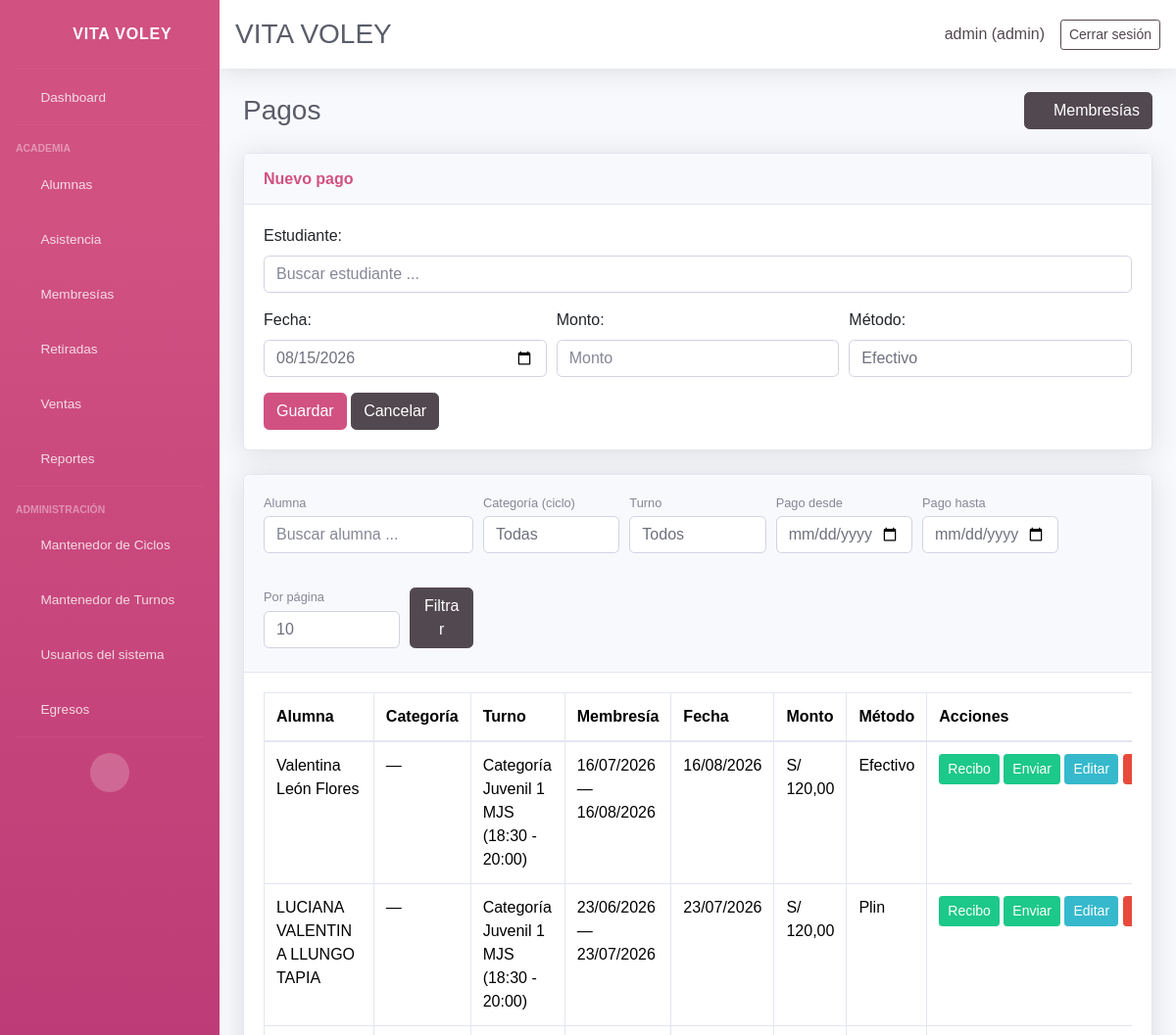
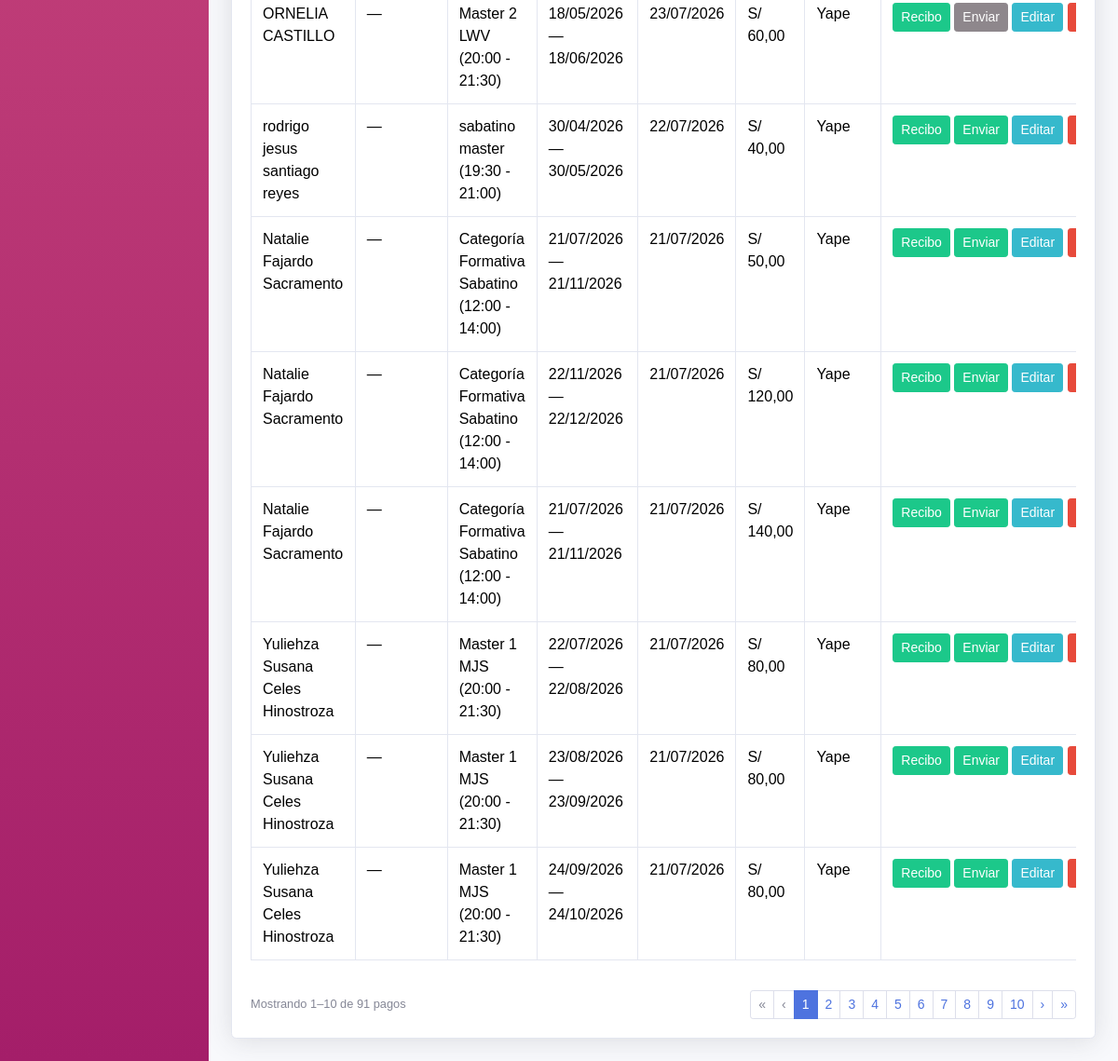
Page /memberships/payments/ (signed in) on the committed database (2 pictures, top to bottom).
### core/models.py (models this page shows, shortened)
class AuditableModel(models.Model):
    created_by = models.ForeignKey(
        settings.AUTH_USER_MODEL,
        on_delete=models.SET_NULL,
        null=True,
        blank=True,
        related_name='%(app_label)s_%(class)s_created',
        verbose_name='Creado por',
    )
    updated_by = models.ForeignKey(
        settings.AUTH_USER_MODEL,
        on_delete=models.SET_NULL,
        null=True,
        blank=True,
        related_name='%(app_label)s_%(class)s_updated',
        verbose_name='Actualizado por',
    )
    updated_at = models.DateTimeField(auto_now=True, verbose_name='Actualizado el')
    class Meta:
        abstract = True

class Payment(AuditableModel, models.Model):
    membership = models.ForeignKey(
        Membership,
        on_delete=models.CASCADE,
        related_name='payments',
        blank=True,
        null=True,
    )
    student = models.ForeignKey(Student, on_delete=models.CASCADE, related_name='payments')
    date = models.DateField(default=timezone.now)
    amount = models.DecimalField(max_digits=10, decimal_places=2)
    method = models.CharField(max_length=20, choices=PAYMENT_METHOD_CHOICES, default='efectivo')
    created_at = models.DateTimeField(default=timezone.now, verbose_name='Creado el')
    class Meta:
        ordering = ['-date']

class Student(AuditableModel, models.Model):
    ENROLLMENT_STATUS_CHOICES = ENROLLMENT_STATUS_CHOICES
    name = models.CharField(max_length=120)
    age = models.PositiveSmallIntegerField(blank=True, null=True)
    dni = models.CharField(max_length=15, blank=True, null=True)
    email = models.EmailField(blank=True, null=True)
    contact = models.CharField(max_length=200, blank=True, null=True, verbose_name='Teléfono del estudiante')
    gender = models.CharField(max_length=10, choices=GENDER_CHOICES, blank=True, null=True, verbose_name='Género')
    cycle = models.ForeignKey(
        Cycle,
        on_delete=models.SET_NULL,
        blank=True,
        null=True,
        related_name='students',
        verbose_name='Ciclo',
    )
    student_condition = models.CharField(
        max_length=20,
        choices=STUDENT_CONDITION_CHOICES,
        default='regular',
        verbose_name='Condición del alumno',
    )
    school = models.CharField(max_length=120, blank=True, null=True, verbose_name='Colegio')
    size = models.CharField(max_length=5, choices=SIZE_CHOICES, blank=True, null=True, verbose_name='Talla')
    referral_source = models.CharField(max_length=200, blank=True, null=True, verbose_name='¿Cómo se enteró de la academia?')
    uniform_delivered = models.BooleanField(default=False, verbose_name='Se entregó uniforme')
    guardian = models.CharField(max_length=120, blank=True, null=True, verbose_name='Nombre del apoderado')
    guardian_dni = models.CharField(max_length=15, blank=True, null=True, verbose_name='DNI del apoderado')
    guardian_birth_date = models.DateField(blank=True, null=True, verbose_name='Fecha de nacimiento del apoderado')
    guardian_gender = models.CharField(
        max_length=10,
        choices=GENDER_CHOICES,
        blank=True,
        null=True,
        verbose_name='Género del apoderado',
    )
    guardian_phone = models.CharField(max_length=200, blank=True, null=True, verbose_name='Teléfono del apoderado')
    address = models.TextField(blank=True, null=True)
    shift = models.ForeignKey(Shift, on_delete=models.PROTECT, blank=True, null=True, related_name='students')
    enrollment_status = models.CharField(max_length=10, choices=ENROLLMENT_STATUS_CHOICES, default='active')
    retired = models.BooleanField(default=False)
    retired_reason = models.TextField(blank=True, null=True)
    retired_at = models.DateField(blank=True, null=True)
    monthly_fee = models.DecimalField(max_digits=10, decimal_places=2, blank=True, null=True)
    enrollment_date = models.DateField(blank=True, null=True)
    membership_start = models.DateField(blank=True, null=True, verbose_name='Inicio de membresía')
    membership_end = models.DateField(blank=True, null=True, verbose_name='Fin de membresía')
    birth_date = models.DateField(blank=True, null=True)
    attendance_days = models.JSONField(default=list, blank=True)
    created_at = models.DateTimeField(auto_now_add=True)
    class Meta:
        ordering = ['name']
    @property
    def active(self):
        return not self.retired and self.enrollment_status == 'active'
    @staticmethod
    def _whatsapp_url_from_phone(phone):
        if not phone:
            return None
        digits = ''.join(ch for ch in phone if ch.isdigit())
        if not digits:
            return None
        if digits.startswith('00'):
            digits = digits[2:]
        if len(digits) == 9:
            digits = '51' + digits
        elif len(digits) == 10 and digits.startswith('0'):
            digits = '51' + digits[1:]
        if len(digits) < 9:
            return None
        return f'https://wa.me/{digits}'
    @property
    def whatsapp_url(self):
        return self._whatsapp_url_from_phone(self.guardian_phone)
    def get_shift_display(self):
        if not self.shift:
            return ''
        return str(self.shift)

class Shift(AuditableModel, models.Model):
    name = models.CharField(max_length=120)
    start_time = models.TimeField()
    end_time = models.TimeField()
    active_days = models.JSONField(default=list, blank=True)
    created_at = models.DateTimeField(auto_now_add=True)
    class Meta:
        ordering = ['name']
    @property
    def schedule(self):
        return f"{self.start_time.strftime('%H:%M')} - {self.end_time.strftime('%H:%M')}"
    def __str__(self):
        return f"{self.name} ({self.schedule})"

class Membership(AuditableModel, models.Model):
    student = models.ForeignKey(Student, on_delete=models.CASCADE, related_name='memberships')
    start_date = models.DateField()
    end_date = models.DateField()
    amount_due = models.DecimalField(max_digits=10, decimal_places=2, default=0)
    status = models.CharField(max_length=20, choices=MEMBERSHIP_STATUS_CHOICES, default='debt')
    renewed_from = models.ForeignKey(
        'self',
        on_delete=models.SET_NULL,
        blank=True,
        null=True,
        related_name='renewals',
    )
    notes = models.TextField(blank=True, null=True)
    created_at = models.DateTimeField(auto_now_add=True)
    class Meta:
        ordering = ['-start_date', '-created_at']

### core/views_membership.py (the view, shortened to what this page needs)
# urls.py: path('memberships/payments/', views_membership.membership_payments_list, name='membership_payments_list'),
@login_required(login_url='login')
def membership_payments_list(request):
    payments_qs = Payment.objects.select_related(
        'membership', 'membership__student', 'student', 'student__shift',
    ).order_by('-date')
    payments, filter_ctx = _apply_payment_list_filters(payments_qs, request)
    form = PaymentCreateForm(request.POST or None)
    page_obj, per_page = _paginate(payments, request)
    return render(request, 'core/memberships/payments_list.html', {
        'page_obj': page_obj,
        'per_page': per_page,
        'page_sizes': PAGE_SIZES,
        'list_query': urlencode(_payment_list_query_params(request)),
        'form': form,
        'cycle_choices': active_cycle_choices(),
        'edit_mode': False,
        'is_secretary': _is_secretary(request.user),
        **filter_ctx,
    })

### core/templates/core/memberships/payments_list.html (shortened to what this page needs)
{% extends 'core/base.html' %}
{% block content %}
<div class="d-sm-flex align-items-center justify-content-between mb-4">
    <h1 class="h3 mb-0 text-gray-800">Pagos</h1>
    <a class="btn btn-secondary" href="{% url 'memberships_list' %}"><i class="fas fa-id-card"></i> Membresías</a>
</div>
{% if edit_mode %}
<div class="card shadow mb-4">
    <div class="card-header py-3">
        <h6 class="m-0 font-weight-bold text-primary">Editar pago</h6>
    </div>
    <div class="card-body">
        <form method="post">
            {% csrf_token %}
            <div class="form-group">{{ form.membership.label_tag }} {{ form.membership }}</div>
            <div class="form-group">{{ form.date.label_tag }} {{ form.date }}</div>
            <div class="form-group">{{ form.amount.label_tag }} {{ form.amount }}</div>
            <div class="form-group">{{ form.method.label_tag }} {{ form.method }}</div>
            <button class="btn btn-primary" type="submit">Guardar</button>
            <a class="btn btn-secondary" href="{% url 'membership_payments_list' %}">Cancelar</a>
        </form>
    </div>
</div>
{% else %}
<div class="card shadow mb-4">
    <div class="card-header py-3">
        <h6 class="m-0 font-weight-bold text-primary">Nuevo pago</h6>
    </div>
    <div class="card-body">
        <form method="post" id="payment-create-form">
            <div class="form-group mb-3 position-relative">
                {{ form.student_search.label_tag }}
                {{ form.student_search }}
            </div>
            <div class="form-row">
                <div class="form-group col-md-4">{{ form.date.label_tag }} {{ form.date }}</div>
                <div class="form-group col-md-4">{{ form.amount.label_tag }} {{ form.amount }}{% if form.amount.errors %}<div class="text-danger small">{{ form.amount.errors }}</div>{% endif %}</div>
                <div class="form-group col-md-4">{{ form.method.label_tag }} {{ form.method }}</div>
            </div>
            <button class="btn btn-primary" type="submit">Guardar</button>
            <a class="btn btn-secondary" href="{% url 'membership_payments_list' %}">Cancelar</a>
        </form>
    </div>
</div>
{% endif %}
<div class="card shadow mb-4">
    <div class="card-header py-3">
        <form method="get" action="{% url 'membership_payments_list' %}" class="form-row align-items-end">
            <div class="form-group col-md-4 col-lg-3 mb-2 position-relative">
                <label class="small text-muted mb-1">Alumna</label>
                <input type="search" id="filter-student-search" class="form-control" placeholder="Buscar alumna ..." autocomplete="off" value="{{ selected_student_label }}">
            </div>
            <div class="form-group col-md-4 col-lg-2 mb-2">
                <label class="small text-muted mb-1">Categoría (ciclo)</label>
                <select name="cycle" class="form-control">
                    <option value="">Todas</option>
                </select>
            </div>
            <div class="form-group col-md-4 col-lg-2 mb-2">
                <label class="small text-muted mb-1">Turno</label>
                <select name="shift" class="form-control">
                    <option value="">Todos</option>
                </select>
            </div>
            <div class="form-group col-md-4 col-lg-2 mb-2">
                <label class="small text-muted mb-1">Pago desde</label>
                <input type="date" name="date_from" class="form-control" value="{{ date_from }}">
            </div>
            <div class="form-group col-md-4 col-lg-2 mb-2">
                <label class="small text-muted mb-1">Pago hasta</label>
                <input type="date" name="date_to" class="form-control" value="{{ date_to }}">
            </div>
            <div class="form-group col-md-4 col-lg-2 mb-2">
                <label class="small text-muted mb-1">Por página</label>
                <select name="per_page" class="form-control">
                    {% for size in page_sizes %}
                    <option value="{{ size }}" {% if per_page == size %}selected{% endif %}>{{ size }}</option>
                    {% endfor %}
                </select>
            </div>
            <div class="form-group col-md-4 col-lg-1 mb-2">
                <label class="small text-muted mb-1">&nbsp;</label>
                <button class="btn btn-secondary btn-block" type="submit">Filtrar</button>
            </div>
        </form>
    </div>
    <div class="card-body">
        <div class="table-responsive">
            <table class="table table-bordered">
                <thead>
                    <tr>
                        <th>Alumna</th>
                        <th>Categoría</th>
                        <th>Turno</th>
                        <th>Membresía</th>
                        <th>Fecha</th>
                        <th>Monto</th>
                        <th>Método</th>
                        <th>Acciones</th>
                    </tr>
                </thead>
                <tbody>
                    {% for payment in page_obj %}
                    <tr>
                        <td>{{ payment.student.name }}</td>
                        <td>{{ payment.student.get_cycle_display|default:"—" }}</td>
                        <td>{{ payment.student.get_shift_display|default:"—" }}</td>
                        <td>
                            {% if payment.membership %}
                            {{ payment.membership.start_date|date:"d/m/Y" }} — {{ payment.membership.end_date|date:"d/m/Y" }}
                            {% else %}—{% endif %}
                        </td>
                        <td>{{ payment.date|date:"d/m/Y" }}</td>
                        <td>S/ {{ payment.amount }}</td>
                        <td>{{ payment.get_method_display }}</td>
                        <td class="text-nowrap">
                            {% if payment.membership %}
                            <a class="btn btn-sm btn-success" href="{% url 'membership_payment_receipt' payment.membership.id payment.id %}" target="_blank">Recibo</a>
                            {% endif %}
                            {% if payment.student.whatsapp_url and payment.membership %}
                            <button type="button" class="btn btn-sm btn-success send-receipt" data-receipt-url="{% url 'membership_payment_receipt' payment.membership.id payment.id %}" data-whatsapp-url="{{ payment.student.whatsapp_url }}" data-student-name="{{ payment.student.name }}">
                                Enviar
                            </button>
                            {% elif payment.membership %}
                            <button type="button" class="btn btn-sm btn-secondary" disabled title="No hay WhatsApp del apoderado">Enviar</button>
                            {% endif %}
                            <a class="btn btn-sm btn-info" href="{% url 'membership_payment_edit' payment.id %}">Editar</a>
                            {% if not is_secretary %}
                            <form method="post" action="{% url 'membership_payment_delete_global' payment.id %}" class="d-inline" onsubmit="return confirm('¿Eliminar pago?');">
                                <button class="btn btn-sm btn-danger" type="submit">Eliminar</button>
                            </form>
                            {% endif %}
                        </td>
                    </tr>
                    {% empty %}
                    <tr><td colspan="8">No hay pagos.</td></tr>
                    {% endfor %}
                </tbody>
            </table>
        </div>
        {% include 'core/_pagination.html' with item_label='pago' %}
    </div>
</div>
{% endblock %}

### core/templates/core/header.html (shortened to what this page needs)
<nav class="navbar navbar-expand navbar-light bg-white topbar mb-4 static-top shadow">
    <div class="d-flex align-items-center w-100 justify-content-between">
        <h1 class="h3 mb-0 text-gray-800">VITA VOLEY</h1>
        {% if user.is_authenticated %}
        <div class="d-flex align-items-center">
            <span class="mr-3 text-secondary">{{ request.user.username }} ({{ user_role|default:'Usuario' }})</span>
            <a href="{% url 'logout' %}" class="btn btn-sm btn-outline-secondary">Cerrar sesión</a>
        </div>
        {% endif %}
    </div>
</nav>

### rows in the picture
Payment: student.name "Valentina León Flores", student.cycle "—", student.shift "Categoría Juvenil 1 MJS (18:30 - 20:00)", membership.start_date "16/07/2026", membership.end_date "16/08/2026", date "16/08/2026", amount "120,00", method "Efectivo", shows "Recibo"
Payment: student.name "LUCIANA VALENTINA LLUNGO TAPIA", student.cycle "—", student.shift "Categoría Juvenil 1 MJS (18:30 - 20:00)", membership.start_date "23/06/2026", membership.end_date "23/07/2026", date "23/07/2026", amount "120,00", method "Plin", shows "Recibo"
Payment: student.name "ORNELIA CASTILLO", student.cycle "—", student.shift "Master 2 LWV (20:00 - 21:30)", membership.start_date "18/05/2026", membership.end_date "18/06/2026", date "23/07/2026", amount "60,00", method "Yape", shows "Recibo", shows "Enviar"
Payment: student.name "rodrigo jesus santiago reyes", student.cycle "—", student.shift "sabatino master (19:30 - 21:00)", membership.start_date "30/04/2026", membership.end_date "30/05/2026", date "22/07/2026", amount "40,00", method "Yape", shows "Recibo"
Payment: student.name "Natalie Fajardo Sacramento", student.cycle "—", student.shift "Categoría Formativa Sabatino (12:00 - 14:00)", membership.start_date "21/07/2026", membership.end_date "21/11/2026", date "21/07/2026", amount "50,00", method "Yape", shows "Recibo"
Payment: student.name "Natalie Fajardo Sacramento", student.cycle "—", student.shift "Categoría Formativa Sabatino (12:00 - 14:00)", membership.start_date "22/11/2026", membership.end_date "22/12/2026", date "21/07/2026", amount "120,00", method "Yape", shows "Recibo"
Payment: student.name "Natalie Fajardo Sacramento", student.cycle "—", student.shift "Categoría Formativa Sabatino (12:00 - 14:00)", membership.start_date "21/07/2026", membership.end_date "21/11/2026", date "21/07/2026", amount "140,00", method "Yape", shows "Recibo"
Payment: student.name "Yuliehza Susana Celes Hinostroza", student.cycle "—", student.shift "Master 1 MJS (20:00 - 21:30)", membership.start_date "22/07/2026", membership.end_date "22/08/2026", date "21/07/2026", amount "80,00", method "Yape", shows "Recibo"
Payment: student.name "Yuliehza Susana Celes Hinostroza", student.cycle "—", student.shift "Master 1 MJS (20:00 - 21:30)", membership.start_date "23/08/2026", membership.end_date "23/09/2026", date "21/07/2026", amount "80,00", method "Yape", shows "Recibo"
Payment: student.name "Yuliehza Susana Celes Hinostroza", student.cycle "—", student.shift "Master 1 MJS (20:00 - 21:30)", membership.start_date "24/09/2026", membership.end_date "24/10/2026", date "21/07/2026", amount "80,00", method "Yape", shows "Recibo"

### other values in the picture
{{ request.user.username }} "admin"
{{ user_role|default:'Usuario' }} "admin"
{{ page_obj.start_index }} "1"
{{ page_obj.end_index }} "10"
{{ page_obj.paginator.count }} "91"
{{ item_label }} "pago"
{{ num }} "1"
{{ num }} "2" "3" "4" "5" "6" "7" "8" "9" "10"
form field per_page "10"
